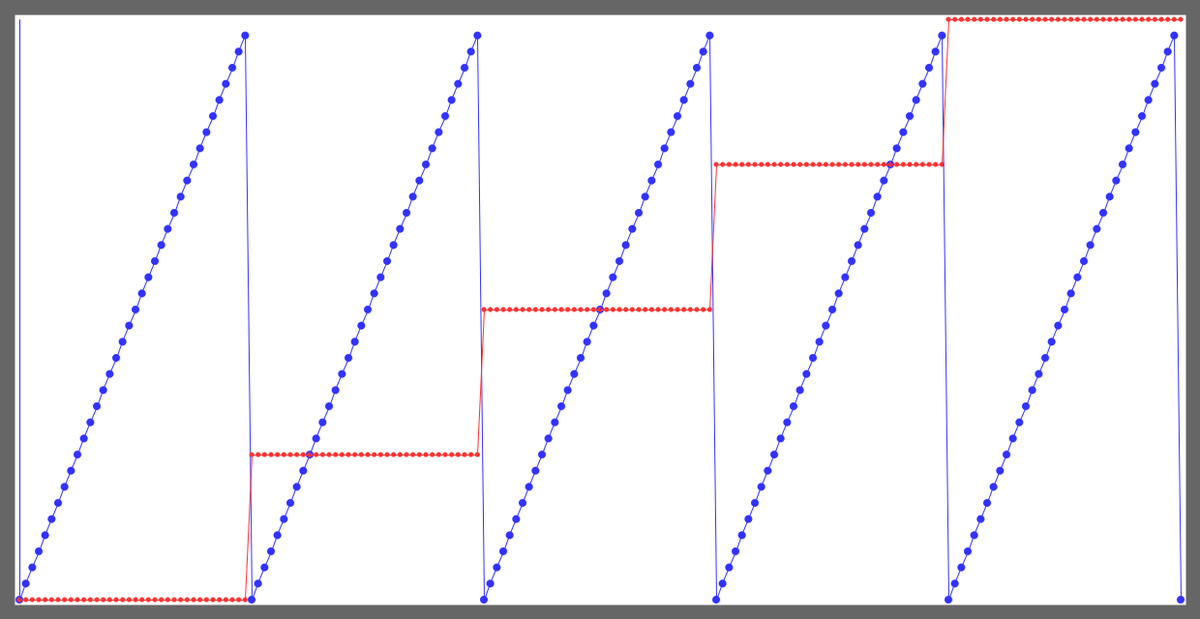
Frame 1 (no input)
Frame 2 (the mouse pressed at the canvas centre, redrawn once): identical to frame 1, image omitted

The Processing sketch that drew this single still picture (run headless with seeded random() and noise(); the mouse was pressed at the canvas centre and the sketch redrawn once):

// Processing sketch: LUTgenerator
// ── LUTgenerator.pde
enum Waveform {
  Triangle,
  TriangleInverse,
  Sawtooth,
  SawtoothInverse
};

enum Function {
  Continuous,
  Step,
  StepsPerStep
}


/********************************************************************
                      USER DEFINED PARAMETERS
********************************************************************/

//====== function configuration ======
final Waveform waveForm = Waveform.Sawtooth;
final Function function = Function.Step;


//====== these parameters are available for the Haptic Servo ======
// define ranges used in all functions to clamp the output
final int binMin = 10;
final int binMax = 100;
final float freqMin = 10.0;
final float freqMax = 300.0;
// this variables are only used in StepsPerStep
final int binLevels = 7;
final int freqLevels = 3;
// this variable is only used in Continuous
final int periodeSteps = 6;
// this variable is only used in Step
final int steps = 5;



/********************************************************************
                     SYSTEM DEFINED PARAMETERS
********************************************************************/

//====== LUT data ======
final int dataSize = 181;
final int maxDataIdx = dataSize-1;
float[] freqData = new float[dataSize];
int[] binData = new int[dataSize];

//====== sizes and positioning ======
final float guiCanvasHorizontalOffset = 20;
final float guiCanvasVerticalOffset = guiCanvasHorizontalOffset;
final float guiCanvasWidth = 1200;
final float guiCanvasHeight = 600;
final float guiCircleSize1 = 5;
final float guiCircleSize2 = 8;

//====== colors ======
final color guiStrokeColor = color(0);
final color guiCanvasColor = color(255);
final color guiBackgroundColor = color(102);
final color guiFrequencyColor = color(50, 50, 255);
final color guiBinColor = color(255, 50, 50);

final float xStep = guiCanvasWidth/maxDataIdx;


void settings() {
  size((int)(guiCanvasWidth+2*guiCanvasHorizontalOffset),
       (int)(guiCanvasHeight+2*guiCanvasVerticalOffset));
}


void setup() {
  ellipseMode(CENTER);
  
  // initialize the LUTs with the minimum of each parameter
  for (int i = 0; i < dataSize; i++) {
    freqData[i] = freqMin;
    binData[i] = binMin;
  }
  
  // Since this sketch calculates the LUTs only once we can stop
  // after the first iteration of draw().
  noLoop();
}


void draw() {
  //====== generate canvas ======
  background(guiBackgroundColor);
  strokeWeight(10);
  stroke(guiCanvasColor);
  fill(guiCanvasColor);
  rect(guiCanvasHorizontalOffset, guiCanvasVerticalOffset, guiCanvasWidth, guiCanvasHeight);
  strokeWeight(0);
  translate(guiCanvasHorizontalOffset, guiCanvasVerticalOffset);
  
  //====== generate parametrization curves ======
  switch (function) {
    case Continuous:
      calcAndDrawContinuous();
      break;
    case Step:
      calcAndDrawStep();
      break;
    case StepsPerStep:
      calcAndDrawStepsPerStep();
      break;
  }
  
  //====== get the LUTs from console ======
  printBinLUT();
  printFreqLUT();
}


void calcAndDrawStepsPerStep() {
  final float binsPerStep = dataSize / binLevels;
  final float binYstep = guiCanvasHeight / (binLevels-1);
  float binX = 0;
  float binY = guiCanvasHeight;
  float lastBinX = binX;
  float lastBinY = binY;
  
  final float periode = (waveForm == Waveform.Triangle || waveForm == Waveform.TriangleInverse) ? (binsPerStep/2) : binsPerStep;
  final float periode2 = 2 * periode;
  final float amplitude = (guiCanvasHeight / periode);
  //final float freqYstep = guiCanvasHeight / (freqLevels-1); // !For old implementation!
  final float freqYstep = (waveForm == Waveform.Triangle || waveForm == Waveform.TriangleInverse) ? (binsPerStep/(freqLevels*2)) : binsPerStep/freqLevels;
  float freqX = 0;
  float freqY = guiCanvasHeight;
  float lastFreqX = freqX;
  float lastFreqY = freqY;
  
  for (int idx = 0; idx < dataSize; idx++) {
    //====== draw frequency graph (sawtooth function) ====== 
    freqX = idx * xStep;
    
    // !THIS DOESN'T WORK WELL
    if (idx%(int(0.5+freqYstep)) == 0) {
      freqY = calcYforIndexInWave(idx, waveForm, periode, periode2, amplitude);
    }
    
    // old implementation that works slightly better but only generates sawtooth
    /*
    if (idx%(int(0.5+(binsPerStep))) == 0) {
      freqY = guiCanvasHeight;
    } else  {
      freqY -= (idx%(int(0.5+(binsPerStep/freqLevels))) != 0) ? 0 : freqYstep;
    }
    */
    
    strokeWeight(1);
    stroke(guiFrequencyColor);
    line(lastFreqX, lastFreqY, freqX, freqY);
    lastFreqX = freqX;
    lastFreqY = freqY;
    strokeWeight(0);
    fill(guiFrequencyColor);
    circle(freqX, freqY, guiCircleSize2);
    
    //====== draw bin graph (step function) ====== 
    binX = idx * xStep;
    binY -= (idx==0 || idx%(int(0.5+(binsPerStep))) != 0) ? 0 : binYstep; 
    if (binY < 0) { binY = 0; }
    strokeWeight(1);
    stroke(guiBinColor);
    line(lastBinX, lastBinY, binX, binY);
    lastBinX = binX;
    lastBinY = binY;
    strokeWeight(0);
    fill(guiBinColor);
    circle(binX, binY, guiCircleSize1);
    
    //====== set data in LUTs ======
    freqData[idx] = round(map(freqY, 0, guiCanvasHeight, freqMax, freqMin));
    binData[idx] = (int)(0.5+map(binY, 0, guiCanvasHeight, binMax, binMin));
  }
}


void calcAndDrawContinuous() {
  final float binYstep = guiCanvasHeight / dataSize;
  float binX = 0;
  float binY = guiCanvasHeight;
  float lastBinX = binX;
  float lastBinY = binY;
  
  final float periode = dataSize / periodeSteps;
  final float periode2 = 2 * periode;
  final float amplitude = (guiCanvasHeight / periode);
  float freqX = 0;
  float freqY = 0;
  float lastFreqX = freqX;
  float lastFreqY = freqY;
  for (int idx = 0; idx < dataSize; idx++) {
    //====== draw frequency graph ====== 
    freqX = idx * xStep;
    freqY = calcYforIndexInWave(idx, waveForm, periode, periode2, amplitude);
    strokeWeight(1);
    stroke(guiFrequencyColor);
    line(lastFreqX, lastFreqY, freqX, freqY);
    lastFreqX = freqX;
    lastFreqY = freqY;
    strokeWeight(0);
    fill(guiFrequencyColor);
    circle(freqX, freqY, guiCircleSize2);
    
    //====== draw bin graph (linear function) ======
    binX = idx * xStep;
    binY -= binYstep; 
    if (binY < 0) { binY = 0; }
    strokeWeight(1);
    stroke(guiBinColor);
    line(lastBinX, lastBinY, binX, binY);
    lastBinX = binX;
    lastBinY = binY;
    strokeWeight(0);
    fill(guiBinColor);
    circle(binX, binY, guiCircleSize1);
    
    //====== set data in LUTs ======
    freqData[idx] = round(map(freqY, 0, guiCanvasHeight, freqMax, freqMin));
    binData[idx] = (int)(0.5+map(binY, 0, guiCanvasHeight, binMax, binMin));
  }
}


void calcAndDrawStep() {
  final float binsPerStep = dataSize / steps;
  final float binYstep = guiCanvasHeight / (steps-1);
  float binX = 0;
  float binY = guiCanvasHeight;
  float lastBinX = binX;
  float lastBinY = binY;
  
  final float periode = (waveForm == Waveform.Triangle || waveForm == Waveform.TriangleInverse) ? (binsPerStep/2) : binsPerStep;
  final float periode2 = 2*periode;
  final float amplitude = (guiCanvasHeight/periode);
  float freqX = 0;
  float freqY = 0;
  float lastFreqX = freqX;
  float lastFreqY = freqY;
  for (int idx = 0; idx < dataSize; idx++) {
    //====== draw frequency graph ====== 
    freqX = idx * xStep;
    freqY = calcYforIndexInWave(idx, waveForm, periode, periode2, amplitude);
    strokeWeight(1);
    stroke(guiFrequencyColor);
    line(lastFreqX, lastFreqY, freqX, freqY);
    lastFreqX = freqX;
    lastFreqY = freqY;
    strokeWeight(0);
    fill(guiFrequencyColor);
    circle(freqX, freqY, guiCircleSize2);
    
    //====== draw bin graph (step function) ====== 
    binX = idx * xStep;
    binY -= (idx==0 || idx%(int(0.5+(binsPerStep))) != 0) ? 0 : binYstep; 
    if (binY < 0) { binY = 0; }
    strokeWeight(1);
    stroke(guiBinColor);
    line(lastBinX, lastBinY, binX, binY);
    lastBinX = binX;
    lastBinY = binY;
    strokeWeight(0);
    fill(guiBinColor);
    circle(binX, binY, guiCircleSize1);
    
    //====== set data in LUTs ======
    freqData[idx] = round(map(freqY, 0, guiCanvasHeight, freqMax, freqMin));
    binData[idx] = (int)(0.5+map(binY, 0, guiCanvasHeight, binMax, binMin));
  }
}


float calcYforIndexInWave(int idx, Waveform wave, float periode, float periode2, float amplitude) {
  float y = 0.0;
  switch(wave) {
    case Triangle:
      y = (periode - abs((idx % periode2) - periode)) * amplitude;
      break;
    case TriangleInverse:
      y = (abs((idx % periode2) - periode)) * amplitude;
      break;
    case Sawtooth:
      y = (abs((idx % periode) - periode)) * amplitude;
      break;
    case SawtoothInverse:      
      y = (periode - abs((idx % periode) - periode)) * amplitude;
      break;
  }
  return y;
}


void printBinLUT() {
  println("Bin LUT:");
  print("{");
  for (int i = 0; i < dataSize; i++) {
    print(binData[i]);
    print((i != maxDataIdx) ? ", " : "}\n");
  }
}


void printFreqLUT() {
  println("Frequency LUT:");
  print("{");
  for (int i = 0; i < dataSize; i++) {
    print(freqData[i]);
    print((i != maxDataIdx) ? ", " : "}\n");
  }
}
  
